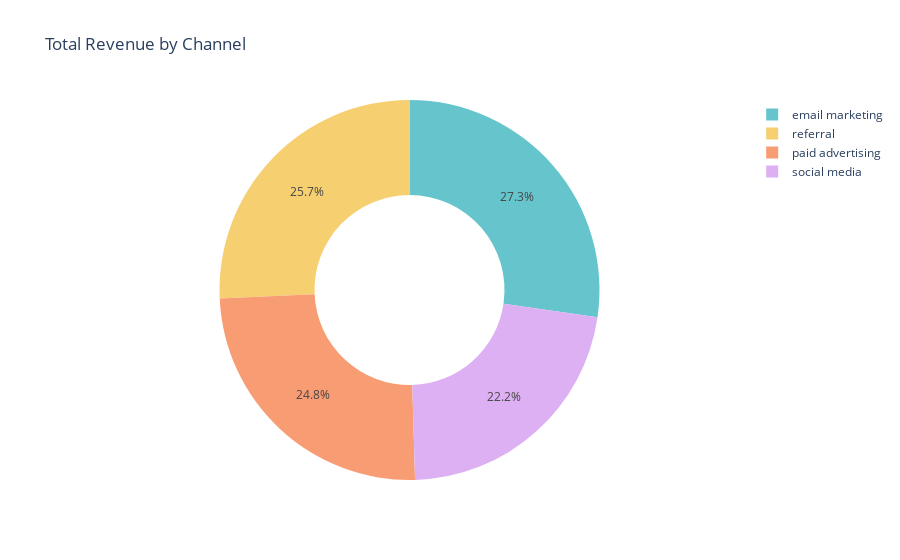

Notebook code cell kept with this figure:
### Code cell
Revenue_by_channel = data.groupby('channel')['revenue'].sum().reset_index()

fig = px.pie(Revenue_by_channel,values = 'revenue',names = 'channel',title = 'Total Revenue by Channel', hole = 0.5,
             color_discrete_sequence=px.colors.qualitative.Pastel)
fig.show()

### Figure 1 — Plotly figure (JSON) as saved in the notebook; plotly's stock layout.template omitted (floating-point values rounded to 4 significant figures)
{"data": [{"domain": {"x": [0, 1], "y": [0, 1]}, "hole": 0.5, "hovertemplate": "channel=%{label}<br>revenue=%{value}<extra></extra>", "labels": ["email marketing", "paid advertising", "referral", "social media"], "legendgroup": "", "name": "", "showlegend": true, "type": "pie", "values": [604706, 548396, 569552, 492667]}], "layout": {"legend": {"tracegroupgap": 0}, "piecolorway": ["rgb(102, 197, 204)", "rgb(246, 207, 113)", "rgb(248, 156, 116)", "rgb(220, 176, 242)", "rgb(135, 197, 95)", "rgb(158, 185, 243)", "rgb(254, 136, 177)", "rgb(201, 219, 116)", "rgb(139, 224, 164)", "rgb(180, 151, 231)", "rgb(179, 179, 179)"], "title": {"text": "Total Revenue by Channel"}}}
